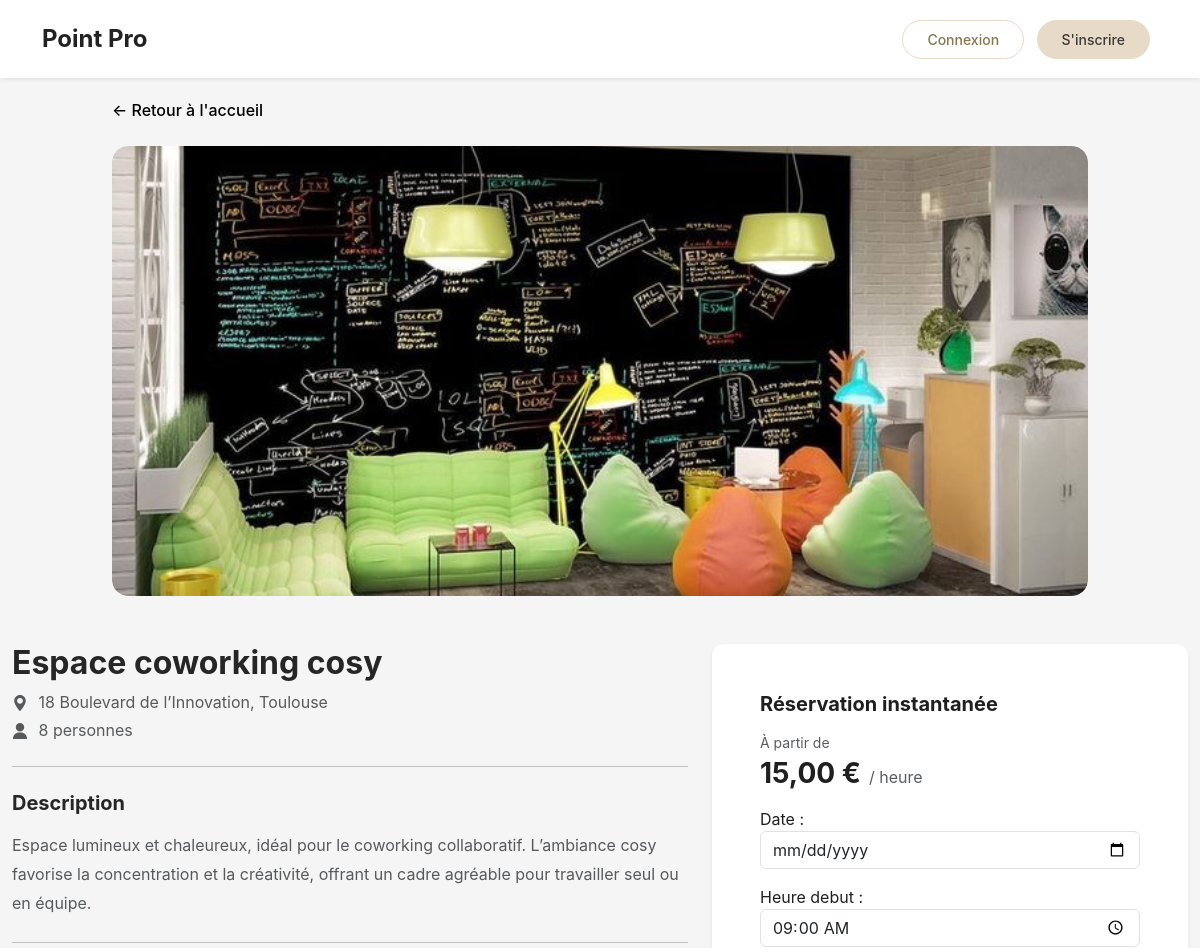
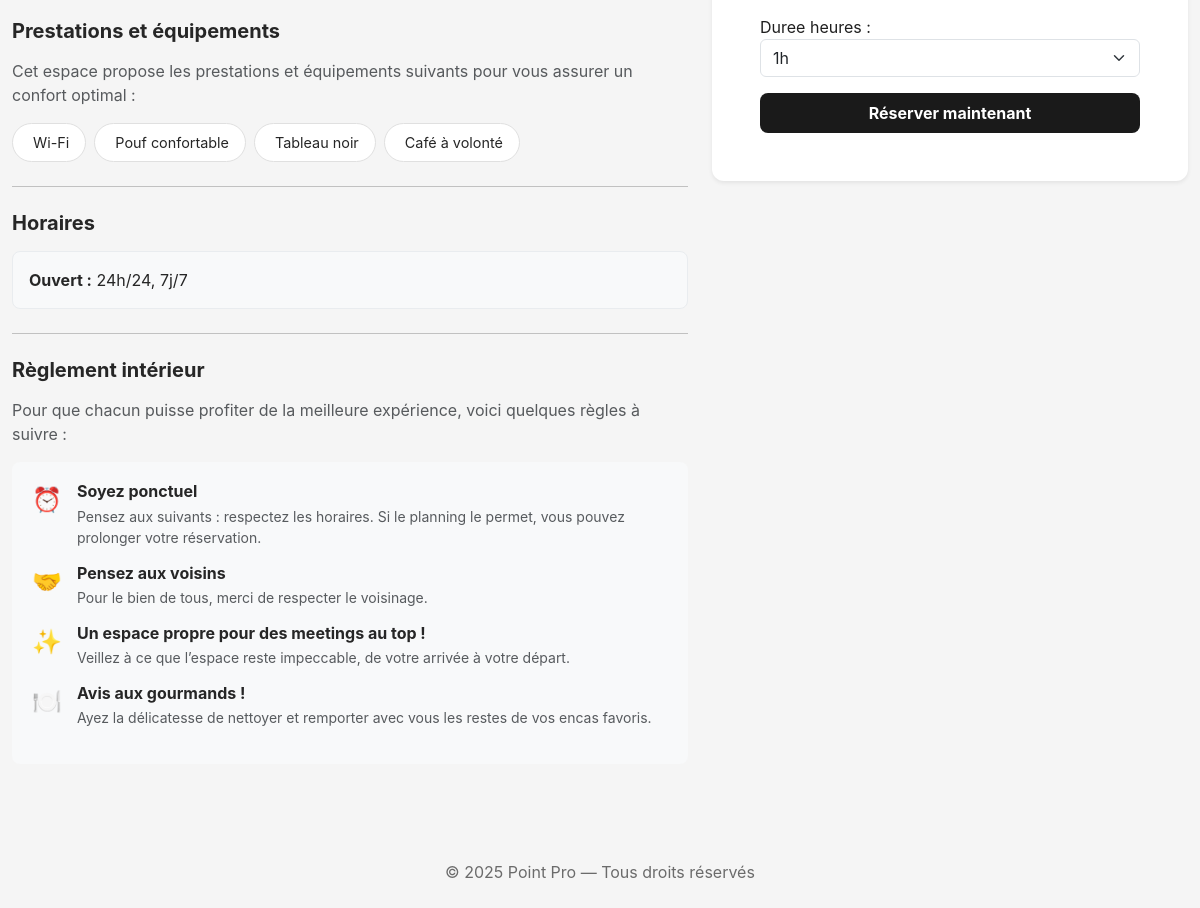
The app's page /espace/2/ with its own data (2 pictures, top to bottom).
### client/models.py (models this page shows, shortened)
class Espace(models.Model):
    TYPE_CHOICES = [
        ('petite_salle', 'Petite salle'),
        ('moyenne_salle', 'Moyenne salle'),
        ('grande_salle', 'Grande salle'),
        ('reunion', 'Salle de réunion'),
        ('brainstorming', 'Salle de brainstorming'),
        ('studio', 'Salle de studio'),
        ('espace_detente', 'Espace détente'),
        ('espace_formation', 'Salle de formation'),
    ]
    nom = models.CharField(max_length=100)
    description = models.TextField(blank=True)
    type_espace = models.CharField(max_length=50, choices=TYPE_CHOICES)
    capacite = models.PositiveIntegerField()
    ville = models.CharField(max_length=100)
    adresse = models.CharField(max_length=200, blank=True)
    equipements = models.TextField(blank=True)
    prix_par_heure = models.DecimalField(max_digits=6, decimal_places=2)
    image = models.ImageField(upload_to='espaces/', blank=True, null=True)
    disponible = models.BooleanField(default=True)
    date_creation = models.DateTimeField(auto_now_add=True)

### client/views.py (the view)
# urls.py: path('espace/<int:espace_id>/', views.detail_espace, name='detail_espace'),
def detail_espace(request, espace_id):
    espace = get_object_or_404(Espace, id=espace_id)
    if request.method == "POST":
        if not request.user.is_authenticated:
            messages.error(request, "Veuillez vous connecter pour réserver cet espace.")
            return redirect(f"/users/login/?next=/espace/{espace_id}/")
        form = ReservationForm(request.POST, espace=espace)
        if form.is_valid():
            selected_date = form.cleaned_data['date']
            selected_time = form.cleaned_data['heure_debut']
            selected_datetime = datetime.combine(selected_date, selected_time)
            if selected_datetime < datetime.now():
                messages.error(request, "Vous ne pouvez pas réserver dans le passé.")
                favoris_ids = []
                if request.user.is_authenticated:
                    favoris_ids = list(Favori.objects.filter(user=request.user).values_list('espace_id', flat=True))
                return render(request, 'client/detail_espace.html', {
                    "espace": espace,
                    "form": form,
                    "favoris_ids": favoris_ids
                })
            reservation = form.save(commit=False)
            reservation.user = request.user
            reservation.espace = espace
            reservation.prix_total = espace.prix_par_heure * reservation.duree_heures
            reservation.save()
            return redirect('mes_reservations')
        else:
            messages.error(request, "Impossible de réserver : vérifiez les informations saisies.")
    else:
        form = ReservationForm(espace=espace)
    favoris_ids = []
    if request.user.is_authenticated:
        favoris_ids = list(Favori.objects.filter(user=request.user).values_list('espace_id', flat=True))
    return render(request, 'client/detail_espace.html', {
        "espace": espace,
        "form": form,
        "favoris_ids": favoris_ids
    })

### client/forms.py (shortened to what this page needs)
class ReservationForm(forms.ModelForm):
    class Meta:
        model = Reservation
        fields = ['date', 'heure_debut', 'duree_heures']
        widgets = {
            'date': forms.DateInput(attrs={
                'type': 'date',
                'class': 'form-control',
                'min': date.today().isoformat()
            }),
            'heure_debut': forms.TimeInput(attrs={
                'type': 'time',
                'class': 'form-control'
            }),
            'duree_heures': forms.Select(
                attrs={'class': 'form-select'},
                choices=[(1, '1h'), (2, '2h'), (3, '3h'), (4, '4h')]
            )
        }
    def __init__(self, *args, **kwargs):
        self.espace = kwargs.pop('espace', None)
        super().__init__(*args, **kwargs)

### client/templatetags/extra_filters.py (called while the page is built)
@register.filter
def split_by(value, separator=','):
    if value:
        return [v.strip() for v in value.split(separator)]
    return []

### client/templates/client/detail_espace.html (shortened to what this page needs)
{% extends "client/base.html" %}
{% load static %}
{% load extra_filters %}
{% block content %}
<div class="container-fluid px-0">
    <div class="container" style="max-width: 1000px;">
        <a href="{% url 'accueil' %}" class="btn-back">← Retour à l'accueil</a>
        <div class="row g-0 my-4">
            <div class="col-12">
                {% if espace.images.all %}
                    <div id="carouselEspaces" class="carousel slide" data-bs-ride="carousel">
                        <div class="carousel-inner rounded-4">
                            {% for img in espace.images.all %}
                                <div class="carousel-item {% if forloop.first %}active{% endif %}">
                                    <img src="{{ img.image.url }}" class="d-block w-100 rounded-4" alt="{{ espace.nom }}" style="height: 450px; object-fit: cover;">
                                </div>
                            {% endfor %}
                        </div>
                        <button class="carousel-control-prev" type="button" data-bs-target="#carouselEspaces" data-bs-slide="prev">
                            <span class="carousel-control-prev-icon"></span>
                        </button>
                        <button class="carousel-control-next" type="button" data-bs-target="#carouselEspaces" data-bs-slide="next">
                            <span class="carousel-control-next-icon"></span>
                        </button>
                    </div>
                {% else %}
                    <div class="single-image-container">
                        <img src="{{ espace.image.url }}" class="img-fluid rounded-4" alt="{{ espace.nom }}" style="height: 450px; width: 100%; object-fit: cover;">
                    </div>
                {% endif %}
            </div>
        </div>
    </div>
    <div class="container" style="max-width: 1200px;">
        <div class="row g-4 my-4">
            <div class="col-lg-7">
                <div class="d-flex justify-content-between align-items-start mb-3">
                    <div>
                        <h1 class="fw-bold mb-2" style="font-size: 2rem;">{{ espace.nom }}</h1>
                        {% if espace.adresse %}
                            <p class="text-muted mb-1">
                                {{ espace.adresse }}, {{ espace.ville }}
                            </p>
                        {% endif %}
                        <p class="text-muted mb-0">
                            {{ espace.capacite }} personnes
                        </p>
                    </div>
                </div>
                <hr class="my-4">
                <div class="mb-4">
                    <h2 class="h5 fw-bold mb-3">Description</h2>
                    <p class="text-muted" style="line-height: 1.8;">{{ espace.description }}</p>
                </div>
                <hr class="my-4">
                <div class="mb-4">
                    <h2 class="h5 fw-bold mb-3">Prestations et équipements</h2>
                    <p class="text-muted mb-3">Cet espace propose les prestations et équipements suivants pour vous assurer un confort optimal :</p>
                    <div class="d-flex flex-wrap gap-2">
                        {% for equipement in espace.equipements|split_by:',' %}
                            <span class="equipement-badge">
                                {{ equipement }}
                            </span>
                        {% empty %}
                            <p class="text-muted">Aucun équipement spécifié.</p>
                        {% endfor %}
                    </div>
                </div>
                <hr class="my-4">
                <div class="mb-4">
                    <h2 class="h5 fw-bold mb-3">Horaires</h2>
                    <div class="horaires-box p-3">
                        <p class="mb-0"><strong>Ouvert :</strong> 24h/24, 7j/7</p>
                    </div>
                </div>
                <hr class="my-4">
                <div class="mb-4">
                    <h2 class="h5 fw-bold mb-3">Règlement intérieur</h2>
                    <p class="text-muted mb-3">Pour que chacun puisse profiter de la meilleure expérience, voici quelques règles à suivre :</p>
                    <div class="regles-list">
                        <div class="regle-item mb-3">
                            <div class="regle-icon">⏰</div>
                            <div>
                                <h6 class="fw-bold mb-1">Soyez ponctuel</h6>
                                <p class="text-muted mb-0 small">Pensez aux suivants : respectez les horaires. Si le planning le permet, vous pouvez prolonger votre réservation.</p>
                            </div>
                        </div>
                        <div class="regle-item mb-3">
                            <div class="regle-icon">🤝</div>
                            <div>
                                <h6 class="fw-bold mb-1">Pensez aux voisins</h6>
                                <p class="text-muted mb-0 small">Pour le bien de tous, merci de respecter le voisinage.</p>
                            </div>
                        </div>
                        <div class="regle-item mb-3">
                            <div class="regle-icon">✨</div>
                            <div>
                                <h6 class="fw-bold mb-1">Un espace propre pour des meetings au top !</h6>
                                <p class="text-muted mb-0 small">Veillez à ce que l’espace reste impeccable, de votre arrivée à votre départ.</p>
                            </div>
                        </div>
                        <div class="regle-item mb-3">
                            <div class="regle-icon">🍽️</div>
                            <div>
                                <h6 class="fw-bold mb-1">Avis aux gourmands !</h6>
                                <p class="text-muted mb-0 small">Ayez la délicatesse de nettoyer et remporter avec vous les restes de vos encas favoris.</p>
                            </div>
                        </div>
                    </div>
                </div>
            </div>
            <div class="col-lg-5">
                <div class="reservation-card">
                    <div class="card border-0 shadow-sm">
                        <div class="card-body p-4">
                            <h3 class="h5 fw-bold mb-3">Réservation instantanée</h3>
                            <div class="pricing-section mb-3">
                                <p class="text-muted small mb-1">À partir de</p>
                                <div class="d-flex align-items-baseline">
                                    <span class="h3 fw-bold mb-0">{{ espace.prix_par_heure }} €</span>
                                    <span class="text-muted ms-2">/ heure</span>
                                </div>
                            </div>
                            <form method="POST">
                                {{ form.as_p }}
                                <button type="submit" class="btn btn-dark w-100 py-2 fw-bold">
                                    Réserver maintenant
                                </button>
                            </form>
                        </div>
                    </div>
                </div>
            </div>
        </div>
    </div>
</div>
{% endblock %}

### client/static/client/style.css (style rules this page uses)
body { font-family: "Poppins", sans-serif; background-color: #f5f5f5 !important; }
* { margin: 0; padding: 0; box-sizing: border-box; }
body { margin: 0 !important; padding: 0 !important; }
.btn-dark { background-color: #E7dac7; font-weight: bold; border: none; transition: all 0.2s ease; }
body { padding-top: 80px; }
h1 { font-size: 2rem; font-weight: 700; }
a, button { outline: none !important; }
* { margin:0;padding:0;box-sizing:border-box }
body { font-family:-apple-system,BlinkMacSystemFont,"Segoe UI",Roboto,"Helvetica Neue",Arial,sans-serif; background:#f5f5f5;color:#262626; }
.card { background: #fdfaf6; border-radius: 16px; padding: 1.5rem; box-shadow: 0 6px 20px rgba(0,0,0,0.08); color: #1f1f1f; position: relative; overflow: hidden; display: flex; flex-direction: column; transition: all 0.3s ease; }

### client/templates/client/detail_espace.html (style rules this page uses)
.single-image-container { border-radius: 16px; overflow: hidden; }
.btn-back { display: inline-block; margin-top: 20px; color: rgb(0, 0, 0); text-decoration: none; font-weight: 500; transition: opacity 0.3s; }
.equipement-badge { display: inline-flex; align-items: center; background: white; border: 1px solid #e0e0e0; padding: 8px 16px; border-radius: 20px; font-size: 0.9rem; transition: all 0.2s; }
.horaires-box { background: #f8f9fa; border-radius: 8px; border: 1px solid #e9ecef; }
.regles-list { background: #f8f9fa; padding: 20px; border-radius: 8px; }
.regle-item { display: flex; gap: 15px; align-items: start; }
.regle-icon { font-size: 1.5rem; flex-shrink: 0; }
.reservation-card .card { border-radius: 12px; background: white; }
.btn-dark { background: #1a1a1a; border: none; border-radius: 8px; transition: all 0.2s; }

### records on screen
Espace: image (picture), nom "Espace coworking cosy", adresse "18 Boulevard de l’Innovation", ville "Toulouse", capacite "8", description "Espace lumineux et chaleureux, idéal pour le coworking collaboratif. L’ambiance cosy favorise la concentration et la créativité, offrant un cadre agréable pour travailler seul ou en équipe.", prix_par_heure "15,00"

### other values on screen
{{ equipement }} "Wi-Fi" "Pouf confortable" "Tableau noir" "Café à volonté"
